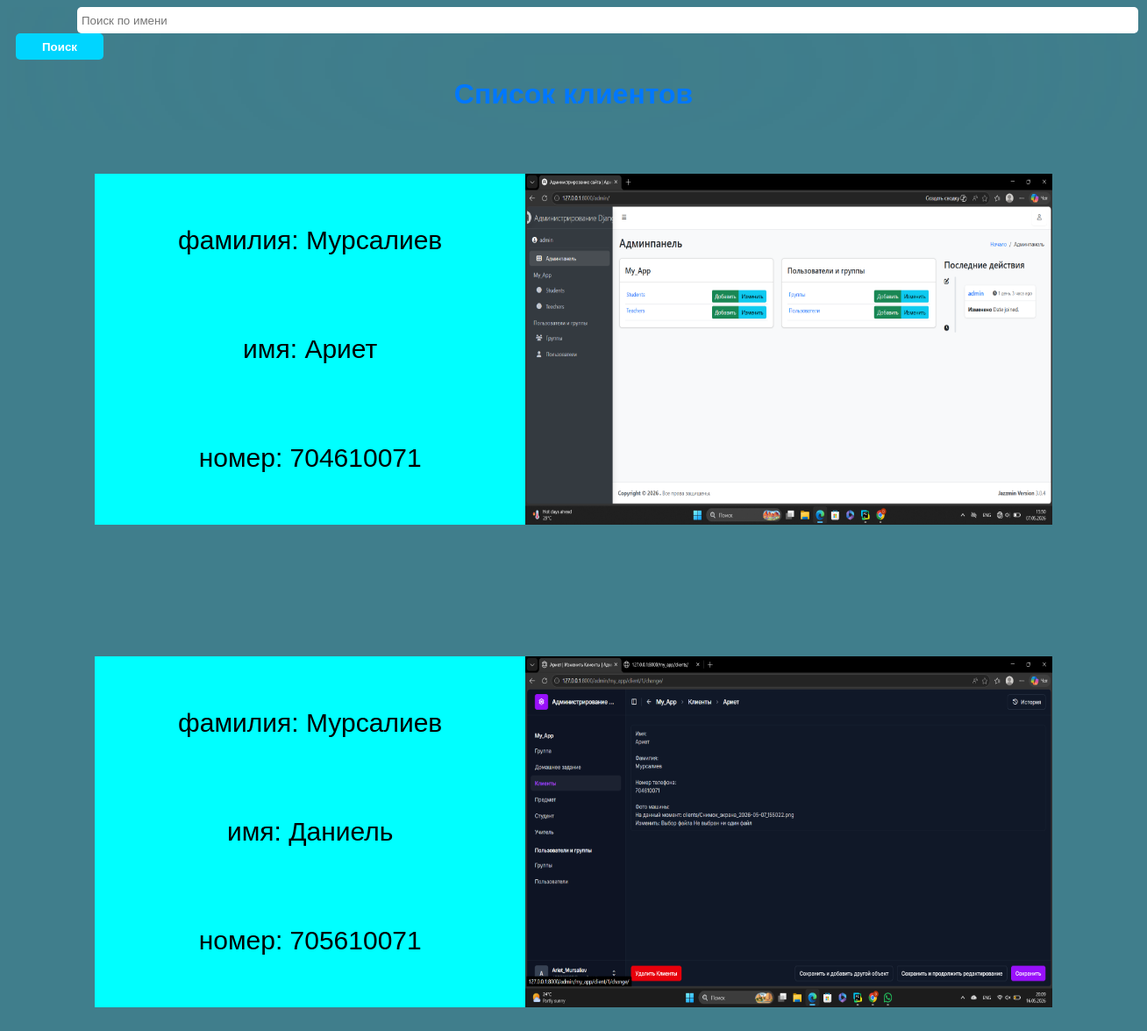
/my_app/clients/, run on the app's committed database.
### my_app/models.py (models this page shows, shortened)
class Client(models.Model):
    name = models.CharField(max_length=100, verbose_name='имя')
    surname = models.CharField(max_length=100, verbose_name='фамилия')
    number = models.IntegerField(verbose_name='номер телефона')
    car = models.ImageField(upload_to='clients/', verbose_name='фото машины')
    class Meta:
        verbose_name = "Клиенты"
        verbose_name_plural = "Клиенты"

### my_app/views.py (the view)
# urls.py: path('clients/', views.client_list, name='clients_list'),
def client_list(request):
    search = request.GET.get('search')
    if search:
        clients_list = Client.objects.filter(
            Q(name__icontains=search) |
            Q(surname__icontains=search) |
            Q(number__icontains=search)
        )
    else:
        clients_list = Client.objects.all()
    return render(request, 'Clients/list.html', {
        'clients_list': clients_list
    })

### my_app/templates/Clients/list.html (shortened to what this page needs)
{% load static %}
<!DOCTYPE html>
<html lang="ru">
<head>
<link rel="stylesheet" href="{% static 'css/Client.css' %}">
</head>
<body>
<header>
    <form method="get">
        <input type="text" name="search" placeholder="Поиск по имени">
        <button type="submit">Поиск</button>
    </form>
    <h1>Список клиентов</h1>
</header>
{% for client in clients_list %}
    <div class="card">
        <div class="container">
            <div class="minibox">
                <p>фамилия: {{ client.surname }}</p>
                <p>имя: {{ client.name }}</p>
                <p>номер: {{ client.number }}</p>
            </div>
            <img src="{{ client.car.url }}">
        </div>
    </div>
{% endfor %}
</body>
</html>

### my_app/static/css/client.css (style rules this page uses)
.container { display:flex; flex-wrap:wrap; }

### data on the page
Client: surname "Мурсалиев", name "Ариет", number "704610071", car (picture)
Client: surname "Мурсалиев", name "Даниель", number "705610071", car (picture)
